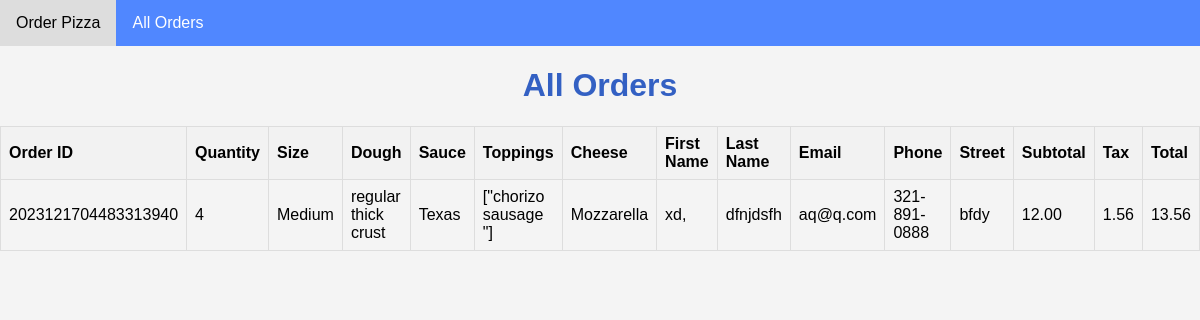
The page /allOrders.php on the database its author committed.
### tables this page shows
CREATE TABLE `orders` (
  `order_id` bigint(20) NOT NULL,
  `quantity` int(11) NOT NULL,
  `size` varchar(50) NOT NULL,
  `dough` varchar(50) NOT NULL,
  `sauce` varchar(50) NOT NULL,
  `toppings` longtext NOT NULL CHECK (json_valid(`toppings`)),
  `first_name` varchar(100) NOT NULL,
  `last_name` varchar(100) NOT NULL,
  `email` varchar(255) NOT NULL,
  `phone` varchar(15) NOT NULL,
  `street` varchar(255) NOT NULL,
  `subtotal` decimal(10,2) NOT NULL,
  `tax` decimal(10,2) NOT NULL,
  `total` decimal(10,2) NOT NULL,
  `cheese` varchar(255) DEFAULT NULL
);

### allOrders.php (the view, shortened to what this page needs)
<!DOCTYPE html>
<html lang="en">
<head>
    <link rel="stylesheet" href="styles.css">
</head>
<body>
     <nav>
        <ul>
            <li><a href="index.php">Order Pizza</a></li>
            <li><a href="allOrders.php">All Orders</a></li>
        </ul>
    </nav>
    <h1>All Orders</h1>
    <?php
    $servername = "localhost";
    $username = "root";
    $password = "";
    $dbname = "orders";
    $conn = new mysqli($servername, $username, $password, $dbname);
    $sql = "SELECT * FROM orders";
    $result = $conn->query($sql);
    if ($result->num_rows > 0) {
        echo "<table border='1'>";
        echo "<tr><th>Order ID</th><th>Quantity</th><th>Size</th><th>Dough</th><th>Sauce</th><th>Toppings</th><th>Cheese</th><th>First Name</th><th>Last Name</th><th>Email</th><th>Phone</th><th>Street</th><th>Subtotal</th><th>Tax</th><th>Total</th></tr>";
        while ($row = $result->fetch_assoc()) {
            echo "<tr>";
            echo "<td>" . $row["order_id"] . "</td>";
            echo "<td>" . $row["quantity"] . "</td>";
            echo "<td>" . $row["size"] . "</td>";
            echo "<td>" . $row["dough"] . "</td>";
            echo "<td>" . $row["sauce"] . "</td>";
            echo "<td>" . $row["toppings"] . "</td>";
            echo "<td>" . $row["cheese"] . "</td>";
            echo "<td>" . $row["first_name"] . "</td>";
            echo "<td>" . $row["last_name"] . "</td>";
            echo "<td>" . $row["email"] . "</td>";
            echo "<td>" . $row["phone"] . "</td>";
            echo "<td>" . $row["street"] . "</td>";
            echo "<td>" . $row["subtotal"] . "</td>";
            echo "<td>" . $row["tax"] . "</td>";
            echo "<td>" . $row["total"] . "</td>";
            echo "</tr>";
        }
        echo "</table>";
    } else {
        echo "No orders found.";
    }
    ?>
</body>
</html>

### styles.css (style rules this page uses)
body { font-family: "Arial", sans-serif; background-color: #f4f4f4; margin: 0; padding: 0; }
nav { background-color: #5087ff; }
nav ul { list-style-type: none; margin: 0; padding: 0; overflow: hidden; }
nav li { float: left; }
nav a { display: block; color: white; text-align: center; padding: 14px 16px; text-decoration: none; }
h1 { text-align: center; color: #333; }
h1 { color: #3360c3; }
table { border-collapse: collapse; width: 100%; }
th, td { border: 1px solid #ddd; padding: 8px; text-align: left; }
th { background-color: #f2f2f2; }

### rows shown on the page
orders: order_id "2023121704483313940", quantity "4", size "Medium", dough "regular thick crust", sauce "Texas", toppings "[\"chorizo sausage \"]", cheese "Mozzarella", first_name "xd,", last_name "dfnjdsfh", email "aq@q.com", phone "321-891-0888", street "bfdy", subtotal "12.00", tax "1.56", total "13.56"
